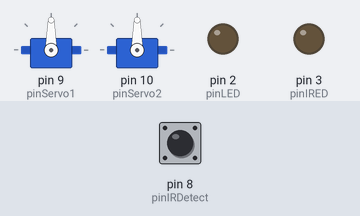
Recording of a sketch running on a simulated Arduino Uno, built with avr-gcc and run on an emulated ATmega328P. Parts: 2 × servo, output pins drawn as LEDs (lit = HIGH). The test bench sets the inputs (shaded band); at power-on: pin 8 (pinIRDetect) HIGH.

Above: at 1.8 s.
1.9 s: pin 8 (pinIRDetect) driven LOW
At 3.7 s:
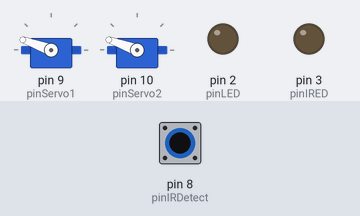
4.0 s: pin 8 (pinIRDetect) pulsed HIGH 2 times (0.12 s each, 0.3 s apart)
At 5.9 s:
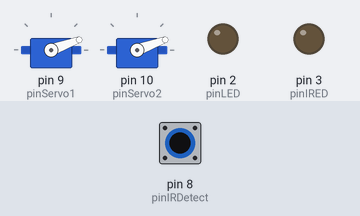
6.5 s: pin 8 (pinIRDetect) pulsed HIGH 5 times (0.12 s each, 0.3 s apart)
At 7.4 s:
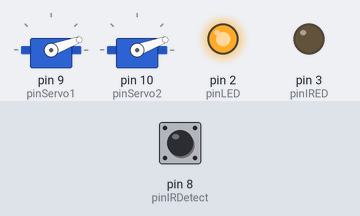
Timing chart, 0 to 9.5 s (numbered marks = the images above; inputs shaded):
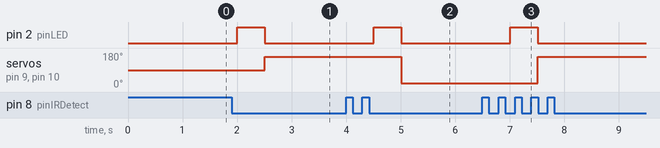

The sketch:

Main.ino
```cpp
#include <Servo.h>

#define pinServo1 9   //define pin
#define pinServo2 10   //define pin
#define pinLED 2
#define pinIRED 3
#define pinIRDetect 8
Servo myServo1;
Servo myServo2;

void setup() {
  Serial.begin(9600);
  myServo1.attach(pinServo1);
  myServo2.attach(pinServo2);
  pinMode(pinLED,OUTPUT);
  pinMode(pinIRED,OUTPUT);
  pinMode(pinIRDetect,INPUT);

}

int i= 0; // out here so that LED does not stay on if object stays in range.
int x = 0; //Servo to alternate between on and off
void loop() {

  boolean obstacle = lookForReflection();

  if(obstacle && i==0){
    digitalWrite(pinLED,HIGH);
    delay(500);
    if(x==0){         // turns light on
      lightOn();
    }
    else if(x==1){    // turn light off
      lightOff();
    }
      i++;
    digitalWrite(pinLED,LOW);

  } else if(!obstacle) {
    digitalWrite(pinLED,LOW);
    i = 0;
  }
  delay(500);
}

boolean lookForReflection(){
  //Send IR for 1 ms
  int halfPulse = 13;
  for(int counter = 0; counter< 32; counter++){
    digitalWrite(pinIRED,HIGH);
    delayMicroseconds(halfPulse);
    digitalWrite(pinIRED,LOW);
    delayMicroseconds(halfPulse-4);
  }

  if(digitalRead(pinIRDetect) == LOW){
    return true;
  }
  return false;
}

void lightOn(){
  myServo1.write(160);
  myServo2.write(160);
  x++;
}

void lightOff(){
   myServo1.write(20);
   myServo2.write(20);
   x--;
}
```

Measured:
- after the input at 1.9 s, pin 2 (pinLED): LOW → HIGH after 0.11 s, → LOW 0.50 s later; servo on pin 9 (pinServo1), servo on pin 10 (pinServo2): 90° → 160° after 0.61 s
- after the input at 4.0 s, pin 2 (pinLED): LOW → HIGH after 0.51 s, → LOW 0.50 s later; servo on pin 9 (pinServo1), servo on pin 10 (pinServo2): 160° → 20° after 1.0 s
- after the input at 6.5 s, pin 2 (pinLED): LOW → HIGH after 0.51 s, → LOW 0.50 s later; servo on pin 9 (pinServo1), servo on pin 10 (pinServo2): 20° → 160° after 1.0 s
